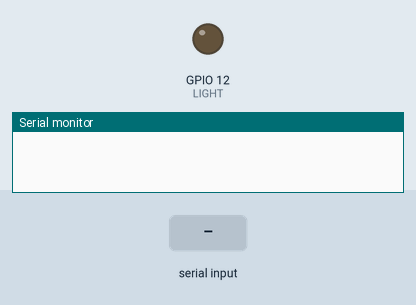
Simulated run of this sketch. Board: ESP32. On the bench: output pins drawn as LEDs (lit = HIGH), the last lines printed to the serial monitor. Inputs (shaded band) come from the test bench.

Above: at 1.2 s.
1.3 s: "CRC:" received over Serial
At 1.4 s:
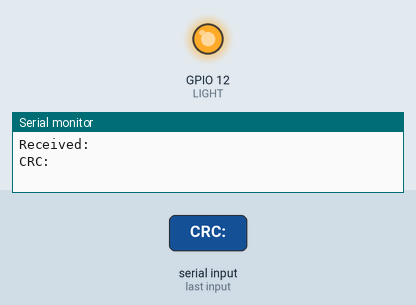
Timing chart, 0 to 4.3 s (numbered marks = the images above; inputs shaded):
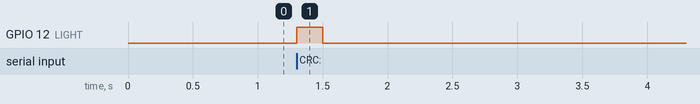

The sketch:

Arduino_Serial_Test.ino
```cpp
#include <string.h>

//Grabbing From serial
typedef struct {
  double altitude;
  double latitude;
  double longitude;
  double date;
  double time;
  bool valid;
} GPSData;

//Message through serial
char message[75];
char End_String[] = "CRC:";
String receivedString = "";


// Lengths Defines
#define MAX_FIELDS 50
#define MAX_FIELD_LENGTH 32
#define MAX_MESSAGE_LENGTH 256

#define LIGHT 12

// esp32 specific
// out states used for button
/*
int button1in= 32;
int button2in= 33;
int button1out= 25;
int button2out= 26;
int buttonstate=0;
int buttonstate2=0;
int i=0;
*/


// ============================
// Split message into fields
// ============================
int splitMessage(const char *message, char fields[MAX_FIELDS][MAX_FIELD_LENGTH]) {

  sscanf(message, "%*[^A]Alt %19s", fields[0]);
  sscanf(message,"%*[^A]lt %19s", fields[1]);
  sscanf(message,"%*[^A]ln %19s", fields[2]);
}

// ============================
// Extract GPS data
// ============================
GPSData extractGPS(const char *message) {
  char fields[MAX_FIELDS][MAX_FIELD_LENGTH];
  int fieldCount = splitMessage(message, fields);
  GPSData gps = { 0, 0, 0, 0, 0, false };

if (strncmp(message, "GPS_STAT", 8) == 0) {
  gps.altitude = atof(fields[0]);
  gps.latitude = atof(fields[1]);
  gps.longitude = atof(fields[2]);
  gps.date = atof(fields[3]);
  gps.time = atof(fields[4]);
  gps.valid = true;
}
  return gps;
}


void setup() {
  Serial.begin(115200);  // opens serial port, sets data rate to 115200 bps

  pinMode(LIGHT,OUTPUT);

  //button
  /*
  pinMode(button1in, INPUT_PULLUP);
  pinMode(button2in, INPUT_PULLUP);
  pinMode(button1out, OUTPUT);
  pinMode(button2out, OUTPUT);
  */
}

//void loop() {


  // Example Message
  // @ GPS_STAT 202 0000 00 00 00:17:06.570 CRC_OK  TRK GPSTrk05169 Alt 000000 lt +00.00000 ln +00.00000 Vel +0000 +000 +0000 Fix 0 #  0  0  0  0 000_00_00 000_00_00 000_00_00 000_00_00 000_00_00 CRC: 5F95
  // Start message //Placeholder //Time     //CRC check not corrupt           //Latitude   //Longitude //Velocity           //GPS Fix type      //Additional raw satellite or time data (format placeholder)
  //Length of message                 //ID of Tracker  //Altitude                                                     //Sat tracking info                                       //Check for packet
  //IMPORTANT ONES:                                                                                 || The rest is unneeded
  // @ GPS_STAT                  :TIME                              ALT        LT           LN
  // Checking for serial will be used for featherweight


void loop() {
  while (Serial.available()) {
    char c = Serial.read();
    receivedString += c;

    if (receivedString.indexOf("CRC:") != -1) {
      // Copy to C string buffer
      receivedString.toCharArray(message, sizeof(message));

      Serial.println("Received:");
      Serial.println(message);

      GPSData gps = extractGPS(message);
      if (gps.valid) {
        Serial.print("Altitude: "); Serial.println(gps.altitude);
        Serial.print("Latitude: "); Serial.println(gps.latitude);
        Serial.print("Longitude: "); Serial.println(gps.longitude);
      }

      receivedString = "";  // clear for next message
      digitalWrite(LIGHT, HIGH);
      delay(200);
      digitalWrite(LIGHT, LOW);
    }

    if (receivedString.length() > 200) {
      Serial.println("Buffer overflow — clearing");
      receivedString = "";
    }
  }
}

  /*
  //Used for button state (NOT LEVER)
  buttonstate=digitalRead(button1in);
 if (buttonstate == LOW) {   // Button pressed
    digitalWrite(button1out, HIGH);  // Turn light ON
    Serial.println("Button Pressed - Light ON");
    i++;
    delay(500);
    if (i==2){
    digitalWrite(button1out, LOW);   // Turn light OFF
    i=0;
    }
  }
  buttonstate2=digitalRead(button2in);
if (buttonstate2 == LOW) {   // Button pressed
    digitalWrite(button2out, HIGH);  // Turn light ON
    Serial.println("Button Pressed - Light ON");
  } else {
    digitalWrite(button2out, LOW);   // Turn light OFF
    Serial.println("Button Released - Light OFF");
  }
  */
```

Measured:
- after the input at 1.3 s, GPIO 12 (LIGHT): LOW → HIGH at once, → LOW 0.20 s later
